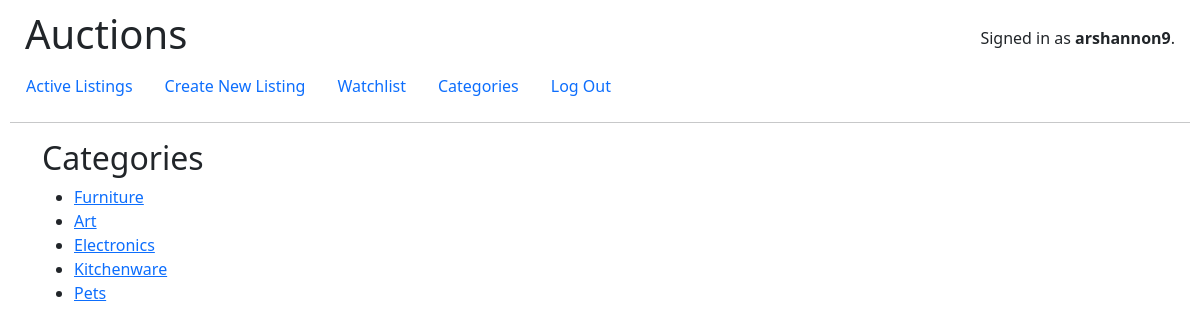
/categories (signed in), run on an earlier commit of the app's database.
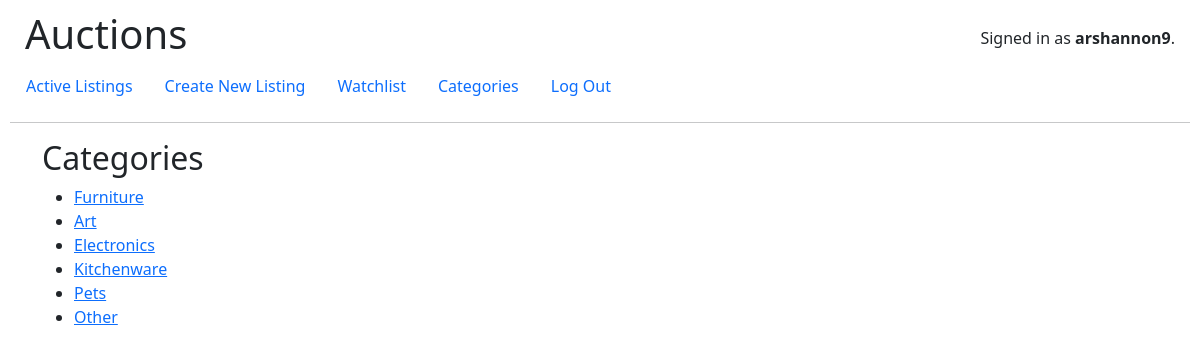
And on a later commit of the database.
### auctions/models.py (models this page shows, shortened)
class User(AbstractUser):
    watchlist = models.ManyToManyField(
        'Listing', blank=True, related_name="users")

class Category(models.Model):
    name = models.CharField(max_length=40)

### auctions/views.py (the view)
# urls.py: path("categories", views.categories, name="categories"),
@login_required
def categories(request):
    categories = Category.objects.all()
    return render(request, "auctions/categories.html", {"categories": categories})

### auctions/templates/auctions/categories.html
{% extends "auctions/layout.html" %}
{% block body %}
    <div class="container" id="categories">
        <h2>Categories</h2>
        <ul id="categories-list">
        {% for category in categories %}
            <li>
                <a href="{% url 'category_view' category.name %}" class="category-link">{{ category.name }}</a>
            </li>
        {% endfor %}
        </ul>
    </div>
{% endblock %}

### auctions/templates/auctions/layout.html (shortened to what this page needs)
{% load static %}
<!DOCTYPE html>
<html lang="en">
    <head>
        <link href="{% static 'auctions/styles.css' %}" rel="stylesheet">
        <link href="https://cdn.jsdelivr.net/npm/bootstrap@5.2.3/dist/css/bootstrap.min.css" rel="stylesheet">
        <link rel="stylesheet" href="https://cdn.jsdelivr.net/npm/bootstrap-icons@1.11.1/font/bootstrap-icons.css">
    </head>
    <body>
        <div class="header-container">
            <h1>Auctions</h1>
            <div>
                {% if user.is_authenticated %}
                    Signed in as <strong>{{ user.username }}</strong>.
                {% else %}
                    Not signed in.
                {% endif %}
            </div>
        </div>
        <ul class="nav">
            {% if user.is_authenticated %}
                <li class="nav-item">
                <a class="nav-link" href="{% url 'index' %}">Active Listings</a>
                </li>
                <li class="nav-item">
                    <a class="nav-link" href="{% url 'create_listing' %}">Create New Listing</a>
                </li>
                <li class="nav-item">
                    <a class="nav-link" href="{% url 'watchlist' %}">Watchlist</a>
                </li>
                <li class="nav-item">
                    <a class="nav-link" href="{% url 'categories' %}">Categories</a>
                </li>
                <li class="nav-item">
                    <a class="nav-link" href="{% url 'logout' %}">Log Out</a>
                </li>
            {% endif %}
        </ul>
        <hr>
        {% block body %}
        {% endblock %}
    </body>
</html>

### auctions/static/auctions/styles.css (style rules this page uses)
body { font-size: 16px; padding: 10px; }
.header-container { margin-left: 15px; margin-right: 15px; display: flex; flex-direction: row; align-items: center; justify-content: space-between; }

What changed in the data, as far as the page shows it:
added Category: name "Other"
